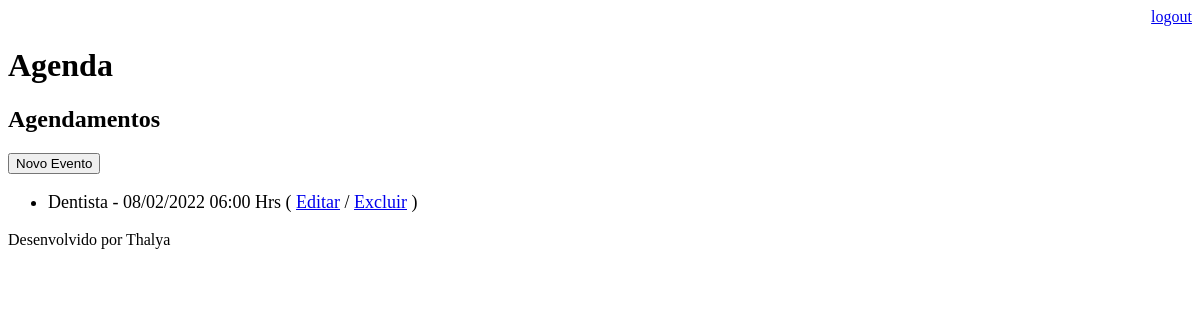
The app's page /agenda/ (signed in), older data.
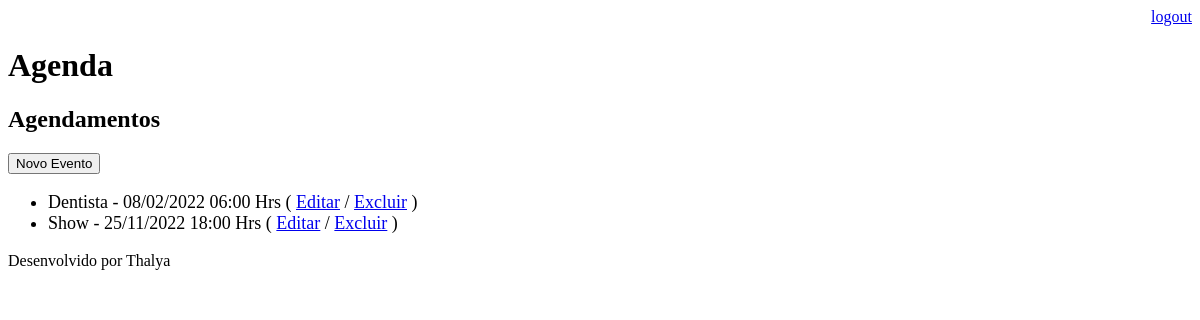
The same page, newer data.
### core/models.py (models this page shows, shortened)
class Evento(models.Model):
    titulo = models.CharField(max_length=100)
    descricao = models.TextField(blank=True, null=True)
    data_evento = models.DateTimeField(verbose_name='Data do Evento')
    data_criacao = models.DateTimeField(auto_now=True)
    usuario = models.ForeignKey(User, on_delete=models.CASCADE)
    class Meta:
        db_table = 'evento'
    def get_data_evento(self):
        return self.data_evento.strftime('%d/%m/%Y %H:%M Hrs')

### core/views.py (the view)
# urls.py: path('agenda/', views.lista_eventos),
@login_required(login_url='/login/')
def lista_eventos(request):
    usuario = request.user
    evento = Evento.objects.filter(usuario=usuario)
    data = {'eventos':evento}
    return render(request, 'agenda.html', data)

### templates/agenda.html
{%extends "model-page.html"%}
{% block content %}
    <h2>Agendamentos</h2>
        <a href="evento/">
            <button type="button">Novo Evento</button>
        </a>
        <ul style="font-size: 18px">
        {% for evento in eventos %}
            <li>
                {{ evento.titulo }} - {{ evento.get_data_evento }}
                ( <a href="evento/?id={{ evento.id }}">Editar</a>
                / <a href="evento/delete/{{ evento.id}}/">Excluir</a> )
            </li>
        {% endfor %}
        </ul>
{% endblock %}

Row changes from the older to the newer data that the page shows:
added Evento: titulo "Show", get_data_evento "25/11/2022 18:00 Hrs"
